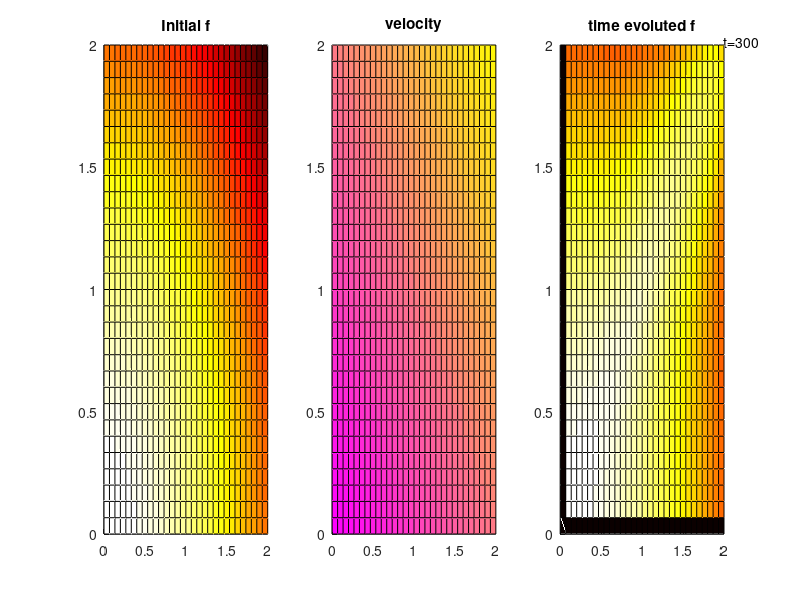

Write MATLAB code to recreate this figure.
function velocity_variable_diffusion

clear all;
close all;

%%%%%%%%%%%%%%%%%%%%%%%%%%%%%%%%%%%%%%%%%%%%%%%%%%%%%%%%%%%%%%%%%%%
CAPTURE = false;
VIEWTOP = true;
%%%%%%%%%%%%%%%%%%%%%%%%%%%%%%%%%%%%%%%%%%%%%%%%%%%%%%%%%%%%%%%%%%%

%condition
deltaT = 0.1;
D=0.05;
xmax=2;
ymax=2;
xwidth=31;
ywidth=31;
x=linspace(0,xmax,xwidth);
y=linspace(0,ymax,ywidth);
diffx=diff(x);
diffy=diff(y);
dx=diffx(1);
dy=diffy(1);
[X,Y]=meshgrid(x,y);
% dix=D*deltaT/(dx)^2
% diy=D*deltaT/(dy)^2

if(CAPTURE)
    writerObj = VideoWriter('newfile.avi');
    open(writerObj);
end

%%%%%%%%%%%%%%%%%%%%%%%%%%%%%%%%%%%%%%%%%%%%%%%%%%%%%%%%%%%%%%%%%%
%firstly, compute with CIP method
gain = 1;
f = gain*(-X.^2+ -Y.^2);
fmin = min(f(:));
foffset = -1 * fmin;
f = f + foffset*ones(size(f));
[g,h] = gradient(f);

uconst = 0.2;
% u = uconst*ones(size(X));
% u = uconst*(X.*(X>0)) + (-uconst)*(X.*(X<0));
% u = uconst*(X);
u = uconst*abs(X);

% v = 0*Y;
vconst = 0.2;
% v = vconst*ones(size(Y));
v = vconst*abs(Y);


vcomp = u+v;

%check CFL condition
cx = abs(u*deltaT/dx);
cy = abs(v*deltaT/dy);
if (~isempty(find(cx>=1)) || ~isempty(find(cy>= 1)))
    disp 'CFL condition not satisfied. Exit program.'
    return;
else
    msg = sprintf('Max courant number is %f. Go for it.',max(max(cx(:)),max(cy(:))));
    msg
end

FigHandle = figure;
set(FigHandle, 'Position', [100, 100, 1200, 400]);

ax1 = subplot(131);
axis equal;
% contour(Y,X,f,100,'LineColor','red');
surf(Y,X,f);
rotate3d on;
title('Initial f');
if(VIEWTOP)
    view(2)
end
colormap(ax1,hot);


ax2 = subplot(132);
axis equal;
colormap(ax2,spring);
surf(Y,X,vcomp);
rotate3d on;
title('velocity');
if(VIEWTOP)
    view(2)
end

ax3 = subplot(133);
axis equal;
title('elapsed f');
rotate3d on;
if(VIEWTOP)
    view(2)
end
colormap(ax3,hot);


solveCIP();
reflectVelocityPartial();
solveDiffusion();

for step = 1:300
    solveCIP()
    %     surf(X,Y,F); %this swaps X and Y axes.
    % Somehow, matrix definition and axis direction swaps. sad though.
       
    reflectVelocityPartial(); %update f
    [g,h] = gradient(f);

%     contour(Y,X,F,100,'LineColor','red');
    surf(Y,X,F);
    title('time evoluted f');
    if(VIEWTOP)
        view(2)
    end
    msg = sprintf('t=%d \n',step);
    text(xmax,ymax,msg);
    colormap(hot);
    drawnow;
    
    if(CAPTURE)
        frame = getframe(gcf);
        writeVideo(writerObj, frame);
    end

end

%%%%%%%%%%%%%%%%%%%%%%%%%%%%%%%%%%%%%%%%%%%%%%%%%%%%%%%%%%%%%%%%%%
    function solveCIP()
        for j=2:ywidth
            for i=2:xwidth
                c30(i,j) = ((g(i-1,j) + g(i,j))*dx -2*(f(i,j)-f(i-1,j)))/(dx^3);
                c03(i,j) = ((h(i,j-1) + h(i,j))*dy -2*(f(i,j)-f(i,j-1)))/(dy^3);
                
                c20(i,j) = (3*(f(i-1,j)-f(i,j)) + 2*(g(i-1,j)+2*g(i,j))*dx)/(dx^2);
                c02(i,j) = (3*(f(i,j-1)-f(i,j)) + 2*(h(i,j-1)+2*h(i,j))*dy)/(dy^2);
                
                a(i,j) = f(i,j)-f(i,j-1)-f(i-1,j)+f(i-1,j-1);
                b(i,j) = h(i-1,j) - h(i,j);
                
                c12(i,j) = (-a(i,j)-b(i,j)*dy)/(dx*dy^2);
                c21(i,j) = (-a(i,j)-(g(i,j-1)-g(i,j))*dx)/(dx^2*dy);
                
                c11(i,j) = (-b(i,j) + c21(i,j)*dx^2)/dx;
                
                c10(i,j) = g(i,j);
                
                c01(i,j) = h(i,j);
                
                c00(i,j) = f(i,j);
                
                gzai = -u(i,j)*(deltaT);
                eta = -v(i,j)*(deltaT);
                
                F(i,j) = ...
                    ((c30(i,j)*gzai + c21(i,j)*eta + c20(i,j))*gzai + c11(i,j)*eta + c10(i,j))*gzai +...
                    ((c03(i,j)*eta + c12(i,j)*gzai + c02(i,j))*eta + c01(i,j))*eta +...
                    c00(i,j);
            end
        end                
    end

%%%%%%%%%%%%%%%%%%%%%%%%%%%%%%%%%%%%%%%%%%%%%%%%%%%%%%%%%%%%%%%%%%
%secondly, compute with ...
    function reflectVelocityPartial
        g = f;
        for j=2:ywidth-1
            for i=2:xwidth-1
                g(i,j) = F(i,j) - f(i,j) * ((u(i+1,j)-u(i-1,j))/(2*dx) + (v(i,j+1)-v(i,j-1))/(2*dy));
            end
        end
        f = g;
    end


%%%%%%%%%%%%%%%%%%%%%%%%%%%%%%%%%%%%%%%%%%%%%%%%%%%%%%%%%%%%%%%%%%
%finally, ....
    function solveDiffusion
        
    end

if(CAPTURE)
    close(writerObj);
end

end